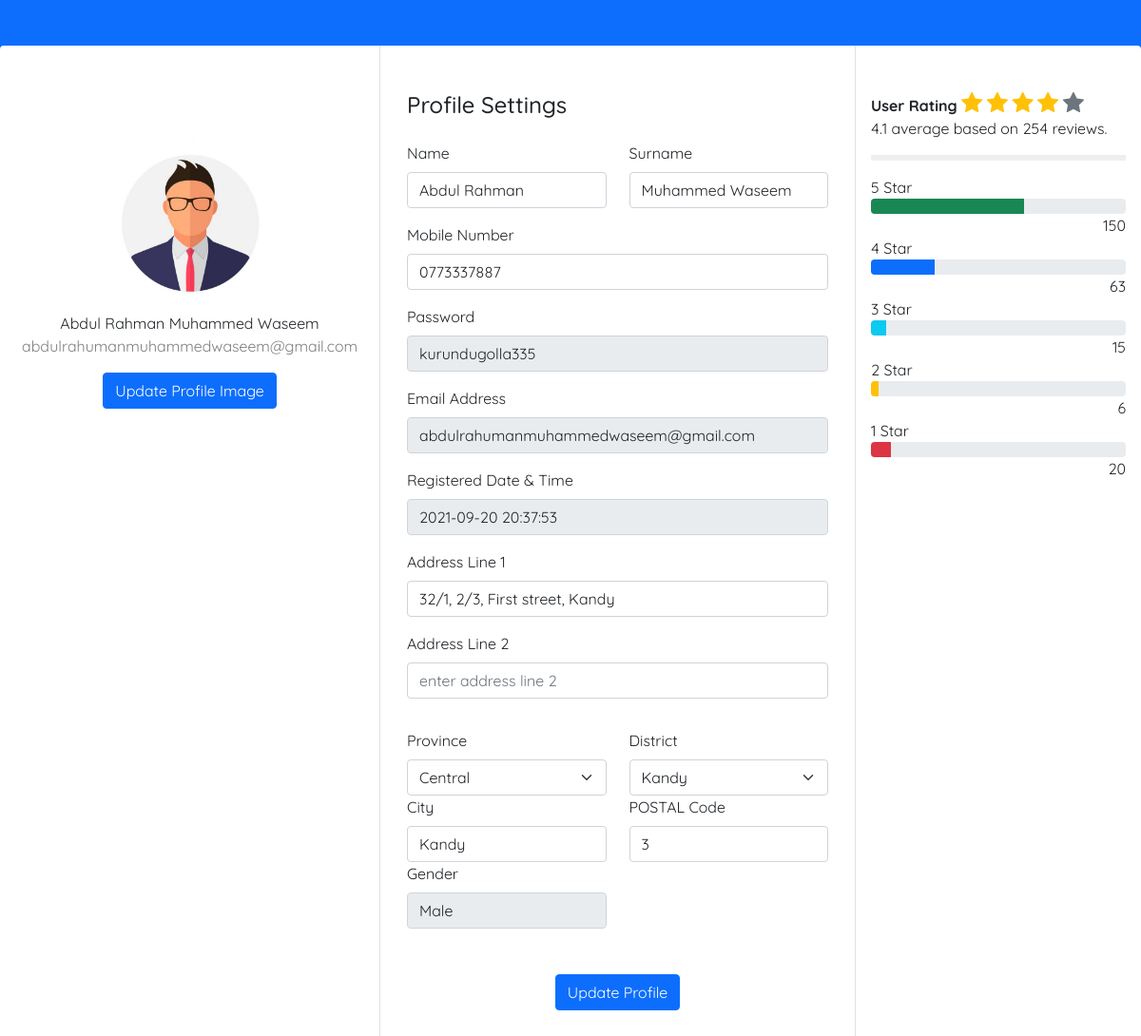
Page /userprofile.php (signed in) on the committed database.
### tables this page shows
CREATE TABLE IF NOT EXISTS `user_has_address` (
  `id` int NOT NULL AUTO_INCREMENT,
  `user_email` varchar(100) NOT NULL,
  `line1` text,
  `line2` text,
  `city_id` int NOT NULL,
  PRIMARY KEY (`id`),
  KEY `fk_user_has_address_user1_idx` (`user_email`),
  KEY `fk_user_has_address_city1_idx` (`city_id`),
  CONSTRAINT `fk_user_has_address_city1` FOREIGN KEY (`city_id`) REFERENCES `city` (`id`),
  CONSTRAINT `fk_user_has_address_user1` FOREIGN KEY (`user_email`) REFERENCES `user` (`email`)
);

CREATE TABLE IF NOT EXISTS `province` (
  `id` int NOT NULL AUTO_INCREMENT,
  `name` varchar(45) DEFAULT NULL,
  PRIMARY KEY (`id`)
);

CREATE TABLE IF NOT EXISTS `district` (
  `id` int NOT NULL AUTO_INCREMENT,
  `name` varchar(45) DEFAULT NULL,
  `province_id` int NOT NULL,
  PRIMARY KEY (`id`),
  KEY `fk_district_province1_idx` (`province_id`),
  CONSTRAINT `fk_district_province1` FOREIGN KEY (`province_id`) REFERENCES `province` (`id`)
);

CREATE TABLE IF NOT EXISTS `city` (
  `id` int NOT NULL AUTO_INCREMENT,
  `name` varchar(45) DEFAULT NULL,
  `district_id` int NOT NULL,
  `postal_code` varchar(5) DEFAULT NULL,
  PRIMARY KEY (`id`),
  KEY `fk_table1_district1_idx` (`district_id`),
  CONSTRAINT `fk_table1_district1` FOREIGN KEY (`district_id`) REFERENCES `district` (`id`)
);

CREATE TABLE IF NOT EXISTS `gender` (
  `id` int NOT NULL AUTO_INCREMENT,
  `name` varchar(10) DEFAULT NULL,
  PRIMARY KEY (`id`)
);

### connection.php (called while the page is built, shortened)
<?php
class Database{
    public static $connection;
    public static function setUpconnection(){
        if(!isset(Database::$connection)){
            Database::$connection = new mysqli("localhost","root","Waseem2001*","eShop","3306");
        }
    }
    public static function search($q){
        $resultset = Database::$connection->query($q);
        return $resultset;
    }
}
?>

### userprofile.php (the view, shortened to what this page needs)
<?php
require "connection.php";
?>
<!DOCTYPE html>
<html>
<head>
    <link rel="stylesheet" href="bootstrap.css" />
    <link rel="stylesheet" href="style.css" />
    <link rel="stylesheet" href="https://cdn.jsdelivr.net/npm/bootstrap@5.0.0-alpha1/dist/css/bootstrap.min.css" />
    <link rel="stylesheet" href="https://cdnjs.cloudflare.com/ajax/libs/font-awesome/4.7.0/css/font-awesome.min.css" />
</head>
<body class="bg-primary">
    <?php
    if (isset($_SESSION["u"])) {
    ?>
        <div class="container-fluid bg-white rounded mt-5 mb-5">
            <div class="row">
                <div class="col-md-4 border-end">
                    <div class="d-flex flex-column align-items-center text-center p-3 py-5">
                        <?php
                        $profileimg = Database::search("SELECT * FROM `profile_img` WHERE  `user_email` = '" . $_SESSION["u"]["email"] . "'");
                        $pn = $profileimg->num_rows;
                        if ($pn == 1) {
                            $p = $profileimg->fetch_assoc();
                        ?>
                            <img id="profileimg i" class="rounded mt-5" width="150px" src="resources//user_profile//<?php echo $p["code"]; ?>" />
                        <?php
                        } else {
                        ?>
                            <img id="i" class="rounded mt-5" width="150px" src="resources/demoProfileImg.jpg" />
                        <?php
                        }
                        ?>
                        <span class="font-weight-bold"><?php echo $_SESSION["u"]["fname"] . " " . $_SESSION["u"]["lname"]; ?></span>
                        <span class="text-black-50"><?php echo $_SESSION["u"]["email"]; ?></span>
                        <label class="btn btn-primary mt-3" for="profileimg">Update Profile Image</label>
                    </div>
                </div>
                <div class="col-md-5 border-end">
                    <div class="p-3 py-5">
                        <div class="d-flex justify-content-between align-items-center mb-3">
                            <h4>Profile Settings</h4>
                        </div>
                        <div class="row mt-2">
                            <div class="col-md-6">
                                <label class="form-label">Name</label>
                                <input id="fname" type="text" class="form-control" placeholder="first name" value="<?php echo $_SESSION["u"]["fname"]; ?>" />
                            </div>
                            <div class="col-md-6">
                                <label class="form-label">Surname</label>
                                <input id="lname" type="text" class="form-control" placeholder="last name" value="<?php echo $_SESSION["u"]["lname"]; ?>" />
                            </div>
                        </div>
                        <div class="row mt-3">
                            <div class="col-md-12 mb-3">
                                <label class="form-label">Mobile Number</label>
                                <input id="mobile" type="text" class="form-control" placeholder="enter phone number" value="<?php echo $_SESSION["u"]["mobile"]; ?>" />
                            </div>
                            <div class="col-md-12 mb-3">
                                <label class="form-label">Password</label>
                                <input type="text" class="form-control" placeholder="enter password" disabled value="<?php echo $_SESSION["u"]["password"]; ?>" />
                            </div>
                            <div class="col-md-12 mb-3">
                                <label class="form-label">Email Address</label>
                                <input id="email" type="text" class="form-control" placeholder="enter email id" disabled value="<?php echo $_SESSION["u"]["email"]; ?>" />
                            </div>
                            <div class="col-md-12 mb-3">
                                <label class="form-label">Registered Date & Time</label>
                                <input type="text" class="form-control" placeholder="registered date" disabled value="<?php echo $_SESSION["u"]["register_date"]; ?>" />
                            </div>
                            <?php
                            $usermail = $_SESSION["u"]["email"];
                            $addressrs = Database::search("SELECT * FROM `user_has_address` WHERE `user_email` = '" . $usermail . "'");
                            $n = $addressrs->num_rows;
                            if ($n == 1) {
                                $d = $addressrs->fetch_assoc();
                            ?>
                                <div class="col-md-12 mb-3">
                                    <label class="form-label">Address Line 1</label>
                                    <input id="line1" type="text" class="form-control" placeholder="enter address line 1" value="<?php echo $d["line1"]; ?>" />
                                </div>
                                <div class="col-md-12 mb-3">
                                    <label class="form-label">Address Line 2</label>
                                    <input id="line2" type="text" class="form-control" placeholder="enter address line 2" value="<?php echo $d["line2"]; ?>" />
                                </div>
                        </div>
                        <div class="row mt-3">
                            <?php
                                $cityid = $d["city_id"];
                                $ucity = Database::search("SELECT * FROM `city` WHERE `id` =  '" . $cityid . "'");
                                $c = $ucity->fetch_assoc();
                                $districtid = $c["district_id"];
                                $udist = Database::search("SELECT * FROM `district` WHERE `id` = '" . $districtid . "'");
                                $k = $udist->fetch_assoc();
                                $provinceid = $k["province_id"];
                                $uprovince = Database::search("SELECT * FROM `province` WHERE `id` = '" . $provinceid . "'");
                                $l = $uprovince->fetch_assoc();
                            ?>
                            <div class="col-md-6">
                                <label class="form-label">Province</label>
                                <select id="province" class="form-select">
                                    <option value="<?php echo $l["id"]; ?>"><?php echo $l["name"]; ?></option>
                                </select>
                            </div>
                            <div class="col-md-6">
                                <label class="form-label">District</label>
                                <select id="district" class="form-select">
                                    <option value="<?php echo $k["id"]; ?>"><?php echo $k["name"]; ?></option>
                                </select>
                            </div>
                            <div class="col-md-6">
                                <label class="form-label">City</label>
                                <input id="city" type="text" class="form-control" placeholder="enter your city" value="<?php echo $c["name"]; ?>" />
                            </div>
                            <div class="col-md-6">
                                <label class="form-label">POSTAL Code</label>
                                <input id="postalcode" type="text" class="form-control" placeholder="enter your postal code" value="<?php echo $c["postal_code"]; ?>" />
                            </div>
                        <?php
                            }
                        ?>
                        <div class="col-md-6">
                            <label class="form-label">Gender</label>
                            <?php
                            $genderid = $_SESSION["u"]["gender_id"];
                            $ugender = Database::search("SELECT * FROM `gender` WHERE `id` = '" . $genderid . "'");
                            $g = $ugender->fetch_assoc();
                            ?>
                            <input type="text" class="form-control" placeholder="gender" disabled value="<?php echo $g["name"]; ?>" />
                        </div>
                        <div class="mt-5 text-center">
                            <button class="btn btn-primary" onclick="updateProfile();">Update Profile</button>
                        </div>
                        </div>
                    </div>
                </div>
            <?php
        } else {
            ?>
                <script>
                    window.location = "index.php"
                </script>
            <?php
        }
            ?>
            <div class="col-md-3">
                <div class="row">
                    <div class="p-3 py-5">
                        <div class="col-md-12">
                            <span class="fw-bold">User Rating</span>
                            <span class="fa fa-star fs-4 text-warning"></span>
                            <span class="fa fa-star fs-4 text-warning"></span>
                            <span class="fa fa-star fs-4 text-warning"></span>
                            <span class="fa fa-star fs-4 text-warning"></span>
                            <span class="fa fa-star fs-4 text-secondary"></span>
                            <p>4.1 average based on 254 reviews.</p>
                            <hr class="hrbreak1" />
                        </div>
                        <div class="col-md-12">
                            <div class="row">
                                <div class="col-12">
                                    <div>5 Star</div>
                                </div>
                                <div class="col-12">
                                    <div class="progress">
                                        <div class="progress-bar bg-success" role="progressbar" style="width: 60%;" aria-valuenow="60" aria-valuemin="0" aria-valuemax="100"></div>
                                    </div>
                                </div>
                                <div class="col-12">
                                    <div class="text-end">150</div>
                                </div>
                            </div>
                        </div>
                        <div class="col-12">
                            <div>4 Star</div>
                        </div>
                        <div class="col-12">
                            <div class="progress">
                                <div class="progress-bar bg-primary" role="progressbar" style="width: 25%;" aria-valuenow="25" aria-valuemin="0" aria-valuemax="100"></div>
                            </div>
                        </div>
                        <div class="col-12">
                            <div class="text-end">63</div>
                        </div>
                        <div class="col-12">
                            <div>3 Star</div>
                        </div>
                        <div class="col-12">
                            <div class="progress">
                                <div class="progress-bar bg-info" role="progressbar" style="width: 6%;" aria-valuenow="6" aria-valuemin="0" aria-valuemax="100"></div>
                            </div>
                        </div>
                        <div class="col-12">
                            <div class="text-end">15</div>
                        </div>
                        <div class="col-12">
                            <div>2 Star</div>
                        </div>
                        <div class="col-12">
                            <div class="progress">
                                <div class="progress-bar bg-warning" role="progressbar" style="width: 3%;" aria-valuenow="3" aria-valuemin="0" aria-valuemax="100"></div>
                            </div>
                        </div>
                        <div class="col-12">
                            <div class="text-end">6</div>
                        </div>
                        <div class="col-12">
                            <div>1 Star</div>
                        </div>
                        <div class="col-12">
                            <div class="progress">
                                <div class="progress-bar bg-danger" role="progressbar" style="width: 8%;" aria-valuenow="8" aria-valuemin="0" aria-valuemax="100"></div>
                            </div>
                        </div>
                        <div class="col-12">
                            <div class="text-end">20</div>
                        </div>
                    </div>
                </div>
            </div>
            </div>
        </div>
</body>
</html>

### style.css (style rules this page uses)
* { font-family: "Qucicksand"; }
.hrbreak1 { border-style: solid; border-color: silver; border-width: 3px; }

### rows in the picture
user_has_address: line1 "32/1, 2/3, First street, Kandy"
province: name "Central"
district: name "Kandy"
city: name "Kandy", postal_code "3"
gender: name "Male"

### other values in the picture
$_SESSION["u"]["fname"] "Abdul Rahman"
$_SESSION["u"]["lname"] "Muhammed Waseem"
$_SESSION["u"]["email"] "abdulrahumanmuhammedwaseem@gmail.com"
